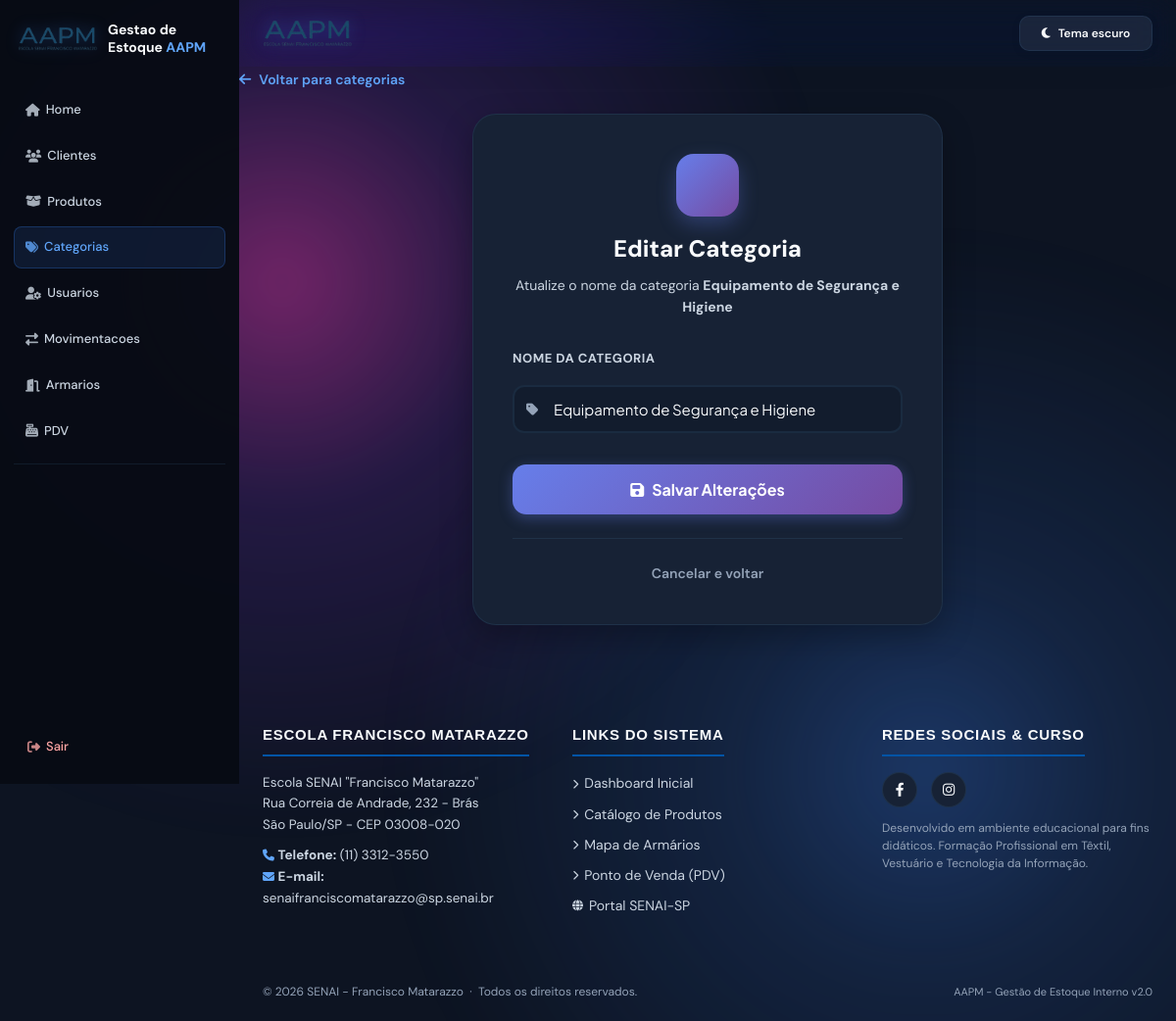
Page /categorias/8/editar (signed in) on the earlier database version.
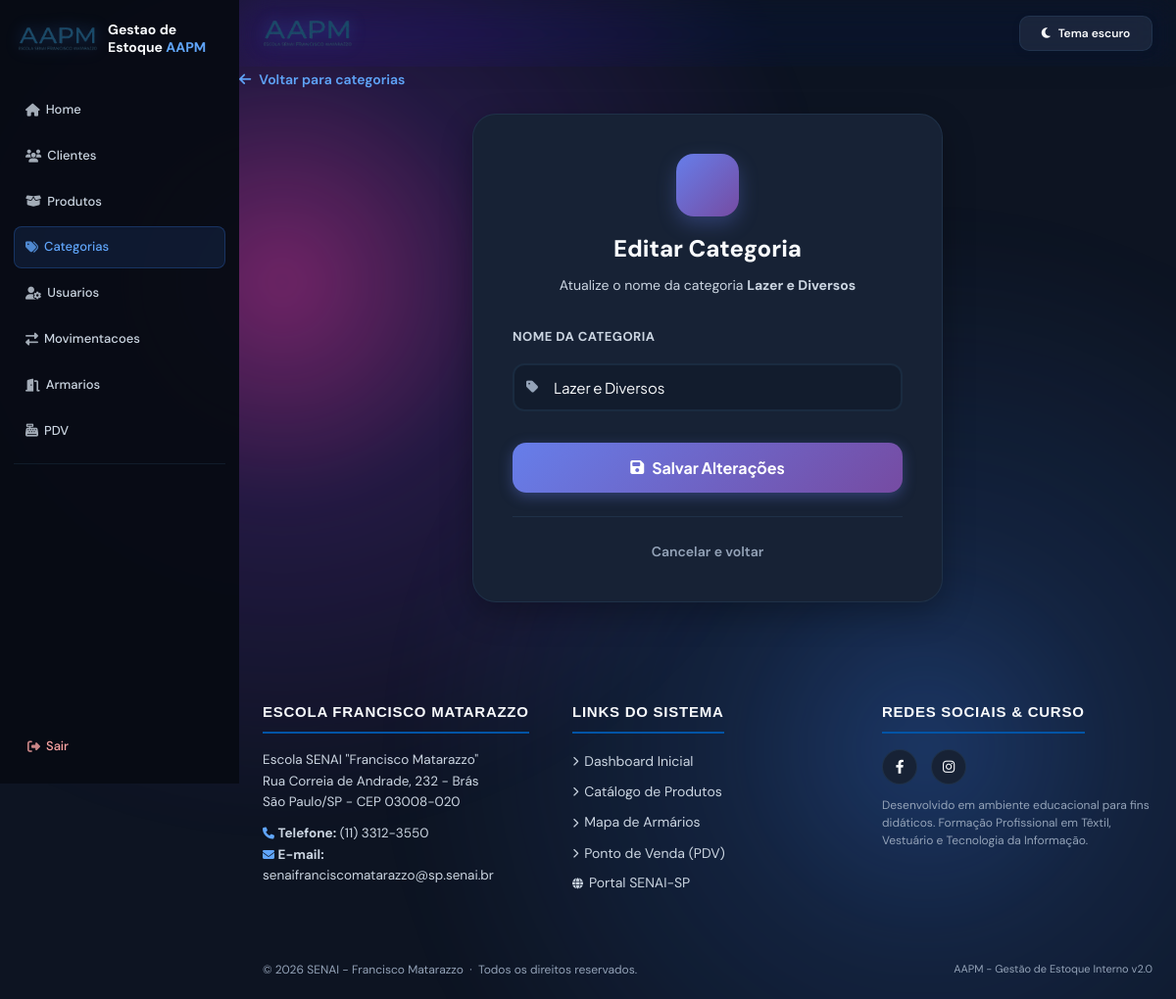
Same page on the later database version.
### app/models/categoria.py (models this page shows, shortened)
class Categoria(Base):
    __tablename__ = "categorias"
    id = Column(Integer, primary_key=True, index=True)
    nome = Column(String(50), unique=True, nullable=False)
    descricao = Column(String(255), nullable=True)
    ativa = Column(Boolean, default=True)
    produtos = relationship("Produto", back_populates="categoria")

### app/controllers/categoria_controller.py (the view)
@router.get("/{categoria_id}/editar")
def form_editar_categoria(
    categoria_id: int,
    request: Request,
    db: Session = Depends(get_db),
    admin = Depends(get_admin)
):
    editando = db.query(Categoria).filter(
        Categoria.id == categoria_id
    ).first()
    if not editando:
        return RedirectResponse(url="/categorias", status_code=302)
    return templates.TemplateResponse(
        request,
        "categorias/form.html",
        {
            "request":  request,
            "usuario":  admin,
            "editando": editando,
        }
    )

### app/templates/categorias/form.html (shortened to what this page needs)
{% extends "base.html" %}
{% block head %}
<link rel="stylesheet" href="https://cdnjs.cloudflare.com/ajax/libs/font-awesome/6.0.0/css/all.min.css">
<link rel="stylesheet" href="/static/css/categorias_form.css">
{% endblock %}
{% block content %}
<a href="/categorias" class="back-link"><i class="fas fa-arrow-left"></i> Voltar para categorias</a>
<div class="form-card">
  <div class="form-header">
    <div class="form-icon">
    </div>
    <h2 class="form-title">{{ 'Editar Categoria' if editando else 'Nova Categoria' }}</h2>
    <p class="form-subtitle">
      {% if editando %}Atualize o nome da categoria <strong>{{ editando.nome }}</strong>
      {% else %}Crie uma nova categoria para organizar os produtos{% endif %}
    </p>
  </div>
  <form action="/categorias/{{ editando.id ~ '/editar' if editando else 'nova' }}" method="post" data-confirm-message="{{ 'Confirma as alteracoes desta categoria?' if editando else 'Confirma o cadastro desta categoria?' }}">
    <div class="field">
      <label>Nome da Categoria</label>
      <div class="input-wrap">
        <input type="text" name="nome" placeholder="Ex: Papelaria, Esportes..." required
          value="{{ editando.nome if editando else (valores.nome if valores else '') }}"
          autofocus>
      </div>
    </div>
    <button type="submit" class="btn-submit">
      <i class="fas fa-{{ 'floppy-disk' if editando else 'folder-plus' }}"></i>
      {{ 'Salvar Alterações' if editando else 'Criar Categoria' }}
    </button>
  </form>
  <hr class="divider">
  <a href="/categorias" class="cancel-link">Cancelar e voltar</a>
</div>
{% endblock %}

Differences in the rows shown:
changed Categoria: nome "Equipamento de Segurança e Higiene" → "Lazer e Diversos"
